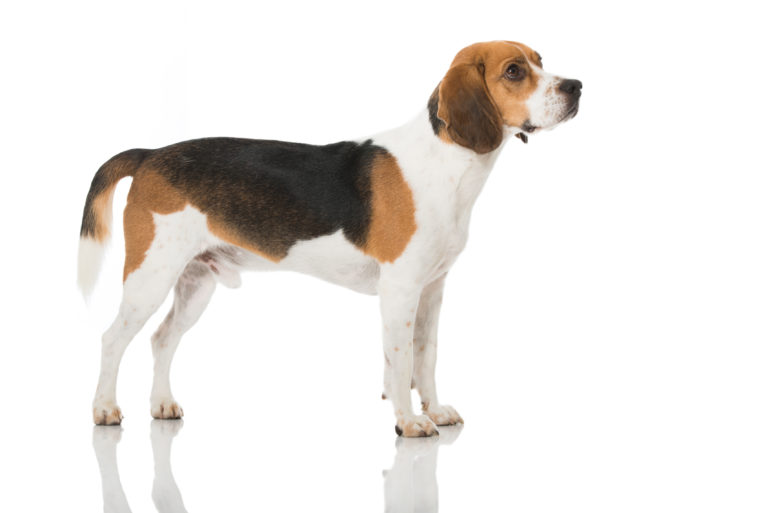
#> input picture computerVision/beagle.jpg, 768 x 513 px
$ python simpleLinearClassifier.py
#> lines starting #> are read from the running program, lines starting #| are printed output that depends on the picture; after the words box and inside, x2 and y2 are one past the last pixel; in counts of white or black regions, pixels touching at a corner belong together
# simpleLinearClassifier.py
import numpy as np
import cv2

# Nuestras 3 clases.
labels = ['dog', 'cat', 'panda']

# Random parameters
np.random.seed(1) #Semilla para que lo coeficientes y bias se ajuste a los perros.
Weights = np.random.randn(3, 3072) # Vector de 3x3072 coefifientes aleatorio
bias = np.random.randn(3) # Vector 3x1 bias.

# Cargamos nuestra imagen y la mostramos.
originalImage = cv2.imread('beagle.jpg')
#> originalImage is the input picture: shape (513, 768, 3); mean B, G, R 228.6, 231.8, 235.2

#Convertimos la imagen en 32x32x3 y luego en un vector 3072x1
imageVector = cv2.resize(originalImage, (32, 32)).flatten()
#> imageVector = 3072 values, max 255 at index 0, min 24 at index 1002, mean 232.2

# Calculamos la salida de la neurona
scores = Weights.dot(imageVector) + bias
#> scores = [19155.3, -2298.4, 9141.1]

# Creamos una tuple con las etiquetas y los resultados obtenidos.
for (label, score) in zip(labels, scores):
	print("[INFO] {}: {:.3f}".format(label, score)) # Formateamos
#> this loop made 3 passes
#> (label, score) on passes 1 to 3: ('dog', 19155.3), ('cat', -2298.4), ('panda', 9141.1)
#| [INFO] dog: 19155.316
#| [INFO] cat: -2298.412
#| [INFO] panda: 9141.108

# Nuestra prediccion sera el valor más alto obtenido.
print(np.argmax(scores))
#| 0

# Dibujamos la prediccion en nuestra imagen
cv2.putText(originalImage, "Label: {}".format(labels[np.argmax(scores)]), (10, 30), cv2.FONT_HERSHEY_SIMPLEX, 0.9, (0, 255, 0), 2)
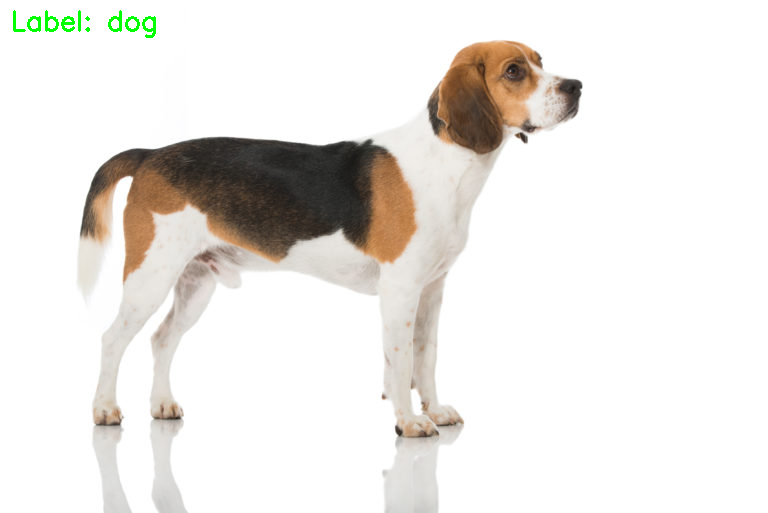
#> originalImage: shape (513, 768, 3); 0.26% of pixels changed, all inside (x1, y1, x2, y2) = (13, 10, 156, 38)

# Mostramos nuestra imagen con la prediccion
cv2.imshow("Image", originalImage)
cv2.waitKey(0)
